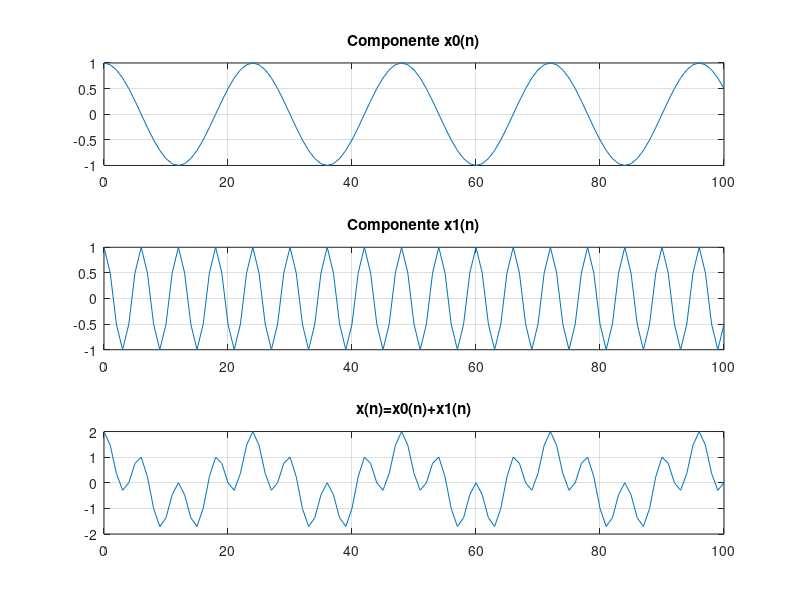

MATLAB code for this plot: (Note: this script raises an error after producing the figure.)
%*********************************************************************
%
%	Programa: respfrec.m
%
%
%	Fecha: Noviembre 2004
%
%***********************************************************************
clear all;
close all;

%	Generacion senal de entrada
Lx=100;	
n=0:Lx;
x0=cos(pi/12*n);
x1=cos(pi/3*n);
x=x0+x1;

%	Dibujo componentes de la senal
figure(1);
subplot(311);
plot(n,x0);
title('Componente x0(n)');
grid
subplot(312);
plot(n,x1);
title('Componente x1(n)');
grid
subplot(313);
plot(n,x);
title('x(n)=x0(n)+x1(n)');
grid
disp('Pulse una tecla...')
pause

%      Calculo de la transformada de Fourier
[X,Wx]=dtft(x,500);
%XdB=20*log10(abs(X));

%========================================================
%	Obtencion de respuesta al impulso del filtro
Lh=50;
nh=(-Lh:Lh)+eps;
W=3/4*pi;
h=sin(W*nh)./(pi*nh);

%      Calculo de la transformada de Fourier
[H,Wh]=dtft(h,500);
%HdB=20*log10(abs(H));


%====================================================
%	Calculo de la salida y dibujo de la salida y su T.F.

y=conv(x,h);

%      Calculo de la transformada de Fourier
[Y,Wy]=dtft(y,500);
%YdB=20*log10(abs(Y));

%=================================================
%	Representacion de las senhales en tiempo

figure(2);
subplot(311);
plot(n,x);
title('Entrada al filtro: x(n)=x0(n)+x1(n)');
grid

subplot(312)
plot(nh,h)
grid;
title('Respuesta al impulso del filtro, h(n)')

subplot(313)
plot(-Lh:Lx+Lh,y)
axis([0 Lx floor(min(y)) ceil(max(y))])
grid;
title('Salida del filtro')

disp('Pulse una tecla...')
pause

%======================================================
%	Representacion de las senhales en frecuencia



figure(3)
subplot(311);
absX=abs(X);
plot(Wx,absX);
axis([-4 4 0 max(absX)])
title('Entrada, X(W)');
grid

subplot(312)
absH=abs(H);
plot(Wh,absH)
axis([-4 4 0 max(absH)])
grid;
title('Filtro, H(W)')

subplot(313)
absY=abs(Y);
plot(Wy,absY);
axis([-4 4 0 max(absY)])
title('Salida, Y(W)');
grid

